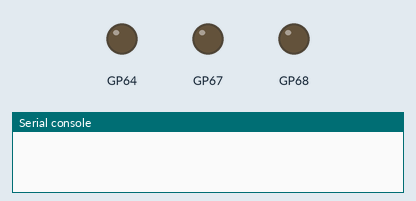
The program below on a simulated Raspberry Pi Pico running MicroPython. Parts: output pins drawn as LEDs (lit = HIGH), the last lines printed to the serial console. At 4.3 s the program stops and its outputs stay as they are.

Above: at 0.1 s.
At 0.96 s:
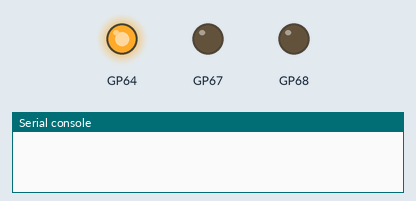
At 2.12 s:
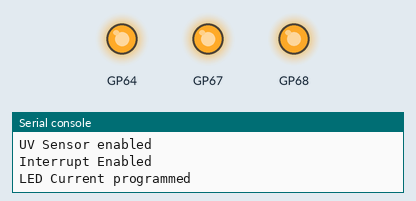
At 4.1 s:
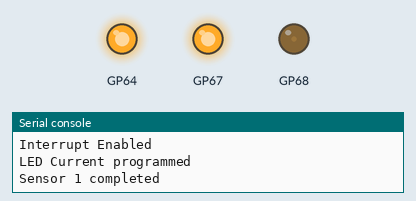
Timing chart, 0 to 5.6 s (numbered marks = the images above):
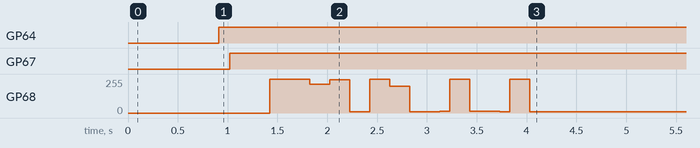

Measured:
- by itself, GP64: LOW → HIGH at 0.91 s
- by itself, GP67: LOW → HIGH at 1.0 s
- by itself, GP68: 0/255 → 255/255 at 1.4 s, → 217/255 0.40 s later, → 249/255 0.20 s later, → 10/255 0.20 s later, … (13 changes in this stretch)

The program:

si1145.py
```python
"""
 MicroPython driver for SI1145 light I2C sensor, developer version :
 Version: 0.3.0 @ 2018/03/20
 Author: Nelio Goncalves Godoi 2017 < neliogodoi@yahoo.com.br >
 Stylized According to PEP8: 18/01/2018
 Based on the work by author Joe Gutting (2014)
    (https://github.com/THP-JOE/Python_SI1145)
"""

import time
import utime
from ustruct import unpack

# COMMANDS
SI1145_PARAM_QUERY = 0x80
SI1145_PARAM_SET = 0xA0
SI1145_NOP = 0x0
SI1145_RESET = 0x01
SI1145_BUSADDR = 0x02
SI1145_PS_FORCE = 0x05
SI1145_ALS_FORCE = 0x06
SI1145_PSALS_FORCE = 0x07
SI1145_PS_PAUSE = 0x09
SI1145_ALS_PAUSE = 0x0A
SI1145_PSALS_PAUSE = 0xB
SI1145_PS_AUTO = 0x0D
SI1145_ALS_AUTO = 0x0E
SI1145_PSALS_AUTO = 0x0F
SI1145_GET_CAL = 0x12
# Parameters
SI1145_PARAM_I2CADDR = 0x00
SI1145_PARAM_CHLIST = 0x01
SI1145_PARAM_CHLIST_ENUV = 0x80
SI1145_PARAM_CHLIST_ENAUX = 0x40
SI1145_PARAM_CHLIST_ENALSIR = 0x20
SI1145_PARAM_CHLIST_ENALSVIS = 0x10
SI1145_PARAM_CHLIST_ENPS1 = 0x01
SI1145_PARAM_CHLIST_ENPS2 = 0x02
SI1145_PARAM_CHLIST_ENPS3 = 0x04
SI1145_PARAM_PSLED12SEL = 0x02
SI1145_PARAM_PSLED12SEL_PS2NONE = 0x00
SI1145_PARAM_PSLED12SEL_PS2LED1 = 0x10
SI1145_PARAM_PSLED12SEL_PS2LED2 = 0x20
SI1145_PARAM_PSLED12SEL_PS2LED3 = 0x40
SI1145_PARAM_PSLED12SEL_PS1NONE = 0x00
SI1145_PARAM_PSLED12SEL_PS1LED1 = 0x01
SI1145_PARAM_PSLED12SEL_PS1LED2 = 0x02
SI1145_PARAM_PSLED12SEL_PS1LED3 = 0x04
SI1145_PARAM_PSLED3SEL = 0x03
SI1145_PARAM_PSENCODE = 0x05
SI1145_PARAM_ALSENCODE = 0x06
SI1145_PARAM_PS1ADCMUX = 0x07
SI1145_PARAM_PS2ADCMUX = 0x08
SI1145_PARAM_PS3ADCMUX = 0x09
SI1145_PARAM_PSADCOUNTER = 0x0A
SI1145_PARAM_PSADCGAIN = 0x0B
SI1145_PARAM_PSADCMISC = 0x0C
SI1145_PARAM_PSADCMISC_RANGE = 0x20
SI1145_PARAM_PSADCMISC_PSMODE = 0x04
SI1145_PARAM_ALSIRADCMUX = 0x0E
SI1145_PARAM_AUXADCMUX = 0x0F
SI1145_PARAM_ALSVISADCOUNTER = 0x10
SI1145_PARAM_ALSVISADCGAIN = 0x11
SI1145_PARAM_ALSVISADCMISC = 0x12
SI1145_PARAM_ALSVISADCMISC_VISRANGE = 0x20
SI1145_PARAM_ALSIRADCOUNTER = 0x1D
SI1145_PARAM_ALSIRADCGAIN = 0x1E
SI1145_PARAM_ALSIRADCMISC = 0x1F
SI1145_PARAM_ALSIRADCMISC_RANGE = 0x20
SI1145_PARAM_ADCCOUNTER_511CLK = 0x70
SI1145_PARAM_ADCMUX_SMALLIR = 0x00
SI1145_PARAM_ADCMUX_LARGEIR = 0x03
# REGISTERS
SI1145_REG_PARTID = 0x00
SI1145_REG_REVID = 0x01
SI1145_REG_SEQID = 0x02
SI1145_REG_INTCFG = 0x03
SI1145_REG_INTCFG_INTOE = 0x01
SI1145_REG_INTCFG_INTMODE = 0x02
SI1145_REG_IRQEN = 0x04
SI1145_REG_IRQEN_ALSEVERYSAMPLE = 0x01
SI1145_REG_IRQEN_PS1EVERYSAMPLE = 0x04
SI1145_REG_IRQEN_PS2EVERYSAMPLE = 0x08
SI1145_REG_IRQEN_PS3EVERYSAMPLE = 0x10
SI1145_REG_IRQMODE1 = 0x05
SI1145_REG_IRQMODE2 = 0x06
SI1145_REG_HWKEY = 0x07
SI1145_REG_MEASRATE0 = 0x08
SI1145_REG_MEASRATE1 = 0x09
SI1145_REG_PSRATE = 0x0A
SI1145_REG_PSLED21 = 0x0F
SI1145_REG_PSLED3 = 0x10
SI1145_REG_UCOEFF0 = 0x13
SI1145_REG_UCOEFF1 = 0x14
SI1145_REG_UCOEFF2 = 0x15
SI1145_REG_UCOEFF3 = 0x16
SI1145_REG_PARAMWR = 0x17
SI1145_REG_COMMAND = 0x18
SI1145_REG_RESPONSE = 0x20
SI1145_REG_IRQSTAT = 0x21
SI1145_REG_IRQSTAT_ALS = 0x01
SI1145_REG_ALSVISDATA0 = 0x22
SI1145_REG_ALSVISDATA1 = 0x23
SI1145_REG_ALSIRDATA0 = 0x24
SI1145_REG_ALSIRDATA1 = 0x25
SI1145_REG_PS1DATA0 = 0x26
SI1145_REG_PS1DATA1 = 0x27
SI1145_REG_PS2DATA0 = 0x28
SI1145_REG_PS2DATA1 = 0x29
SI1145_REG_PS3DATA0 = 0x2A
SI1145_REG_PS3DATA1 = 0x2B
SI1145_REG_UVINDEX0 = 0x2C
SI1145_REG_UVINDEX1 = 0x2D
SI1145_REG_PARAMRD = 0x2E
SI1145_REG_CHIPSTAT = 0x30
SI1145_ADDR = 0x60  # I2C Address


class SI1145(object):
    """Driver for SI1145 sensor"""

    def __init__(self, i2c=None, addr=SI1145_ADDR):
        if i2c is None:
            raise ValueError('An I2C object is required.')
        self._i2c = i2c
        self._addr = addr
        self._reset()  # reset device
        self._load_calibration()  # Load calibration values

    def _read8(self, register):
        result = unpack(
            'B',
            self._i2c.readfrom_mem(
                self._addr, register, 1)
        )[0] & 0xFF
        return result

    def _read16(self, register, little_endian=True):
        result = unpack('BB', self._i2c.readfrom_mem(self._addr, register, 2))
        result = ((result[1] << 8) | (result[0] & 0xFF))
        if not little_endian:
            result = ((result << 8) & 0xFF00) + (result >> 8)
        return result

    def _write8(self, register, value):
        value = value & 0xFF
        utime.sleep_ms(100)
        self._i2c.writeto_mem(self._addr, register, bytes([value]))

    def _reset(self):
        """Device reset"""
        self._write8(SI1145_REG_MEASRATE0, 0x00)
        self._write8(SI1145_REG_MEASRATE1, 0x00)
        self._write8(SI1145_REG_IRQEN, 0x00)
        self._write8(SI1145_REG_IRQMODE1, 0x00)
        self._write8(SI1145_REG_IRQMODE2, 0x00)
        self._write8(SI1145_REG_INTCFG, 0x00)
        self._write8(SI1145_REG_IRQSTAT, 0xFF)
        self._write8(SI1145_REG_COMMAND, SI1145_RESET)
        time.sleep(.01)
        self._write8(SI1145_REG_HWKEY, 0x17)
        time.sleep(.01)

    # write Param
    def _write_param(self, parameter, value):
        self._write8(SI1145_REG_PARAMWR, value)
        self._write8(SI1145_REG_COMMAND, parameter | SI1145_PARAM_SET)
        param_val = self._read8(SI1145_REG_PARAMRD)
        return param_val

    # load calibration to sensor
    def _load_calibration(self):
        # Enable UVindex measurement coefficients!
        self._write8(SI1145_REG_UCOEFF0, 0x7B)
        self._write8(SI1145_REG_UCOEFF1, 0x6B)
        self._write8(SI1145_REG_UCOEFF2, 0x01)
        self._write8(SI1145_REG_UCOEFF3, 0x00)
        print("UVIndex enabled")

        # Enable UV sensor
        self._write_param(
            SI1145_PARAM_CHLIST,
            SI1145_PARAM_CHLIST_ENUV |
            SI1145_PARAM_CHLIST_ENAUX |
            SI1145_PARAM_CHLIST_ENALSIR |
            SI1145_PARAM_CHLIST_ENALSVIS |
            SI1145_PARAM_CHLIST_ENPS1)
        print("UV Sensor enabled")

        # Enable interrupt on every sample
        self._write8(SI1145_REG_INTCFG, SI1145_REG_INTCFG_INTOE)
        self._write8(SI1145_REG_IRQEN, SI1145_REG_IRQEN_ALSEVERYSAMPLE)
        print("Interrupt Enabled")

        # /***** Prox Sense 1 */
        # Program LED current
        # 20mA for LED 1 only
        self._i2c.writeto_mem(SI1145_ADDR, SI1145_REG_PSLED21, b'0x03')
        self._write_param(
            SI1145_PARAM_PS1ADCMUX,
            SI1145_PARAM_ADCMUX_LARGEIR)
        print("LED Current programmed")

        # Prox sensor #1 uses LED #1
        self._write_param(
            SI1145_PARAM_PSLED12SEL,
            SI1145_PARAM_PSLED12SEL_PS1LED1)
        print("Sensor 1 completed")

        # Fastest clocks, clock div 1
        self._write_param(SI1145_PARAM_PSADCGAIN, 0)

        # Take 511 clocks to measure
        self._write_param(
            SI1145_PARAM_PSADCOUNTER,
            SI1145_PARAM_ADCCOUNTER_511CLK)

        # in prox mode, high range
        self._write_param(
            SI1145_PARAM_PSADCMISC,
            SI1145_PARAM_PSADCMISC_RANGE |
            SI1145_PARAM_PSADCMISC_PSMODE)

        self._write_param(
            SI1145_PARAM_ALSIRADCMUX,
            SI1145_PARAM_ADCMUX_SMALLIR)

        # Fastest clocks, clock div 1
        self._write_param(SI1145_PARAM_ALSIRADCGAIN, 0)

        # Take 511 clocks to measure
        self._write_param(
            SI1145_PARAM_ALSIRADCOUNTER,
            SI1145_PARAM_ADCCOUNTER_511CLK)

        # in high range mode
        self._write_param(
            SI1145_PARAM_ALSIRADCMISC,
            SI1145_PARAM_ALSIRADCMISC_RANGE)

        # fastest clocks, clock div 1
        self._write_param(SI1145_PARAM_ALSVISADCGAIN, 0)

        # Take 511 clocks to measure
        self._write_param(
            SI1145_PARAM_ALSVISADCOUNTER,
            SI1145_PARAM_ADCCOUNTER_511CLK)

        # in high range mode (not normal signal)
        self._write_param(
            SI1145_PARAM_ALSVISADCMISC,
            SI1145_PARAM_ALSVISADCMISC_VISRANGE)

        # measurement rate for auto
        self._write8(SI1145_REG_MEASRATE0, 0xFF)  # 255 * 31.25uS = 8ms
        self._write8(SI1145_REG_COMMAND, SI1145_PSALS_AUTO)  # auto run

    @property
    def read_uv(self):
        """Returns the UV index"""
        return self._read16(0x2C, little_endian=True) / 100

    @property
    def read_visible(self):
        """Returns visible + IR light levels"""
        return self._read16(0x22, little_endian=True)

    @property
    def read_ir(self):
        """Returns IR light levels"""
        return self._read16(0x24, little_endian=True)

    @property
    def read_prox(self):
        """Returns "Proximity" - assumes an IR LED is attached to LED"""
        return self._read16(0x26, little_endian=True)

    def take_measurement(self):
        return {"uv": self.read_uv, "visible": self.read_visible, "ir": self.read_ir, "proximity": self.read_prox}


if __name__ == "__main__":
    from machine import Pin, I2C

    #setup i2c bus
    i2c = machine.I2C(0, scl=machine.Pin(17), sda=machine.Pin(16))

    s = SI1145(i2c=i2c)

    print(s.take_measurement())
    print(s.take_measurement())
```
